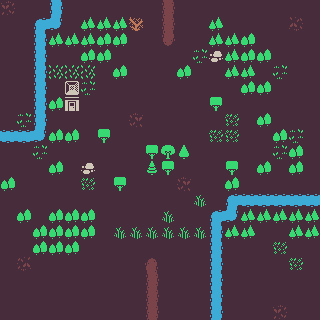

Tiled map render using the project's own tile images. Description and the whole map definition, tile-layer contents included, below:
An orthogonal 20x20 tile map with 16x16 px tiles, 2 tile layers (Tile Layer 1, Tile Layer 2), 4 tilesets and 8 objects (2x Spider, Ranger, Mage, Warrior, Paladin, ...).

<map version="1.4" tiledversion="1.4.2" orientation="orthogonal" renderorder="right-down" width="20" height="20" tilewidth="16" tileheight="16" infinite="0" nextlayerid="5" nextobjectid="24">
 <tileset firstgid="1" source="../colored_packed.tsx" />
 <tileset firstgid="1057" source="../colored_transparent_packed.tsx" />
 <tileset firstgid="2113" source="../monochrome_packed.tsx" />
 <tileset firstgid="3169" source="../monochrome_transparent_packed.tsx" />
 <layer id="1" name="Tile Layer 1" width="20" height="20">
  <data encoding="csv">
2147483650,1,1,201,1,1,1,1,1,1,57,1,1,1,1,1,1,1,1,1,
1,1,202,3221225674,1,100,100,100,103,1,57,1,1,100,1,1,1,1,3221225474,1,
1,1,201,100,100,100,52,52,1,1,3221225533,1,1,100,100,52,1,1,1,1,
1,1,201,1,1,52,52,1,1,1,1,1,6,102,100,52,52,1,1,1,
1,1,201,8,8,8,1,52,1,1,1,52,1,1,100,100,1,6,1,1,
1,1,201,1,868,6,1,1,1,1,1,1,1,1,1,52,52,1,1,1,
1,1,201,52,775,1,1,1,1,1,1,1,1,54,1,1,1,1,1,1,
1,6,201,1,1,1,1,1,2,1,1,1,1,1,7,1,52,1,1,1,
2684354761,2684354761,3221225674,52,52,1,54,1,1,1,1,1,1,7,7,1,1,52,6,1,
1,1,6,1,1,1,1,1,1,54,101,49,1,1,1,1,1,6,52,1,
1,1,1,52,1,102,1,1,1,50,54,1,1,1,54,1,52,1,52,1,
52,1,1,1,1,7,1,54,1,1,1,2,1,1,52,1,1,1,1,1,
1,1,1,1,1,1,1,1,1,1,1,1,97,1,202,2684354761,2684354761,2684354761,2684354761,2684354761,
1,52,1,52,52,52,1,1,1,1,97,1,1,202,3221225674,100,100,100,100,100,
1,1,52,52,52,52,1,97,97,97,97,97,97,201,100,100,1,1,100,100,
1,1,52,52,52,1,1,1,1,1,1,1,1,201,1,1,1,7,1,1,
1,1073741826,1,1,1,1,1,1,1,61,1,1,1,201,1,1,1,1,7,1,
1,1,1,1,1,1,1,1,1,57,1,1,1,201,1,1,1,1,1,1,
1,1,1,1,1,1,1,1,1,57,1,1,1,201,1,1,1,1,1,1,
1,1,1,1,1,1,1,1,1,57,1,1,1,201,1,1,1,2147483650,1,1
</data>
 </layer>
 <layer id="4" name="Tile Layer 2" width="20" height="20">
  <data encoding="csv">
0,0,0,0,0,0,0,0,0,0,0,0,0,0,0,0,0,0,0,0,
0,0,0,0,0,0,0,0,0,0,0,0,0,0,0,0,0,0,0,0,
0,0,0,0,0,0,0,0,0,0,0,0,0,0,0,0,0,0,0,0,
0,0,0,0,0,0,0,0,0,0,0,0,0,0,0,0,0,0,0,0,
0,0,0,0,0,0,0,0,0,0,0,0,0,0,0,0,0,0,0,0,
0,0,0,0,0,0,0,0,0,0,0,0,0,0,0,0,0,0,0,0,
0,0,0,0,0,0,0,0,0,0,0,0,0,0,0,0,0,0,0,0,
0,0,0,0,0,0,0,0,0,0,0,0,0,0,0,0,0,0,0,0,
0,0,0,0,0,0,0,0,0,0,0,0,0,0,0,0,0,0,0,0,
0,0,0,0,0,0,0,0,0,0,0,0,0,0,0,0,0,0,0,0,
0,0,0,0,0,0,0,0,0,0,0,0,0,0,0,0,0,0,0,0,
0,0,0,0,0,0,0,0,0,0,0,0,0,0,0,0,0,0,0,0,
0,0,0,0,0,0,0,0,0,0,0,0,0,0,0,0,0,0,0,0,
0,0,0,0,0,0,0,0,0,0,0,0,0,0,0,0,0,0,0,0,
0,0,0,0,0,0,0,0,0,0,0,0,0,0,0,0,0,0,0,0,
0,0,0,0,0,0,0,0,0,0,0,0,0,0,0,0,0,0,0,0,
0,0,0,0,0,0,0,0,0,0,0,0,0,0,0,0,0,0,0,0,
0,0,0,0,0,0,0,0,0,0,0,0,0,0,0,0,0,0,0,0,
0,0,0,0,0,0,0,0,0,0,0,0,0,0,0,0,0,0,0,0,
0,0,0,0,0,0,0,0,0,0,0,0,0,0,0,0,0,0,0,0
</data>
 </layer>
 <objectgroup id="2" name="Player">
  <object id="1" name="Jeff" type="Ranger" gid="3247" x="66.0835" y="301.67" width="16" height="16" />
  <object id="13" name="Maggey" type="Mage" gid="3241" x="162.553" y="286.204" width="16" height="16" />
  <object id="14" name="George" type="Warrior" gid="3196" x="97.7962" y="270.481" width="16" height="16" />
  <object id="15" name="Gaetan" type="Paladin" gid="3200" x="116.717" y="300.605" width="16" height="16" />
  <object id="17" name="Geoffrey" type="Wizard" gid="3289" x="132.44" y="316.061" width="16" height="16" />
 </objectgroup>
 <objectgroup id="3" name="Enemy">
  <object id="21" name="BigSpider" type="BigSpider" gid="3439" x="146.297" y="62.6302" width="16" height="16" />
  <object id="22" name="Spider" type="Spider" gid="3438" x="177.743" y="62.3638" width="16" height="16" />
  <object id="23" name="Spider" type="Spider" gid="3437" x="114.052" y="62.6302" width="16" height="16" />
 </objectgroup>
</map>
